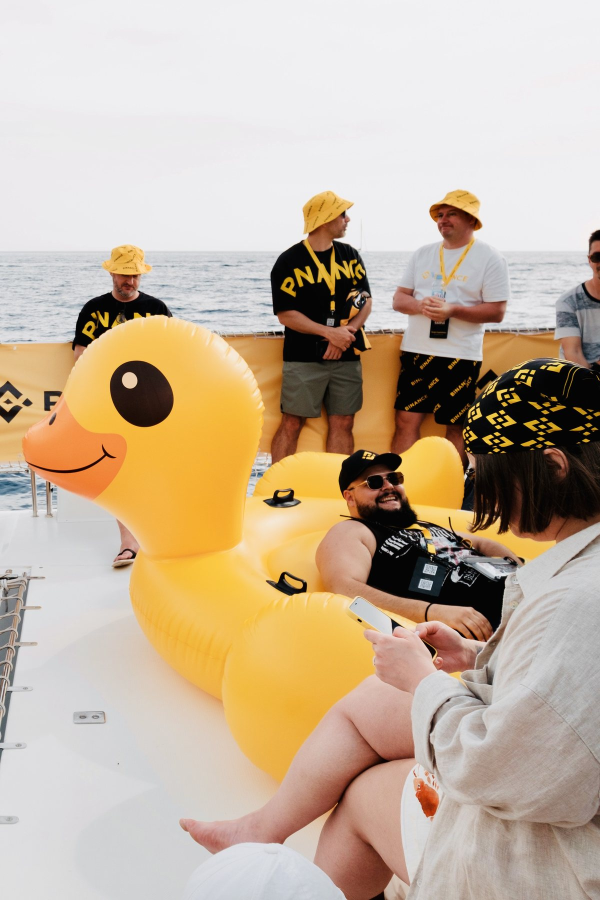
#> input picture backend/media/blog/gallery/binance-campus-budva/binance-campus-budva-01.jpg, 1200 x 1800 px (shown at 1/2 size); its folder holds only this picture in this run
$ python build_event_contact_sheets.py
#> lines starting #> are read from the running program, lines starting #| are printed output that depends on the picture
from pathlib import Path
import math

from PIL import Image, ImageDraw, ImageFont, ImageOps
import pillow_heif


pillow_heif.register_heif_opener()
#> (this line was passed over: pillow_heif is not available in this run)

SOURCE = Path(r"C:\Users\Semir\Desktop\test\ai\event_sources\binance-campus-budva")
OUTPUT = SOURCE / "_contact_sheets"
OUTPUT.mkdir(exist_ok=True)

files = sorted(
    (p for p in SOURCE.iterdir() if p.suffix.lower() in {".heic", ".jpg", ".jpeg"}),
    key=lambda p: p.name.lower(),
)

thumb_w, thumb_h = 300, 225
label_h, gap = 34, 12
cols, rows = 4, 4
page_size = cols * rows
font = ImageFont.load_default(size=18)

for page_index in range(math.ceil(len(files) / page_size)):
    page_files = files[page_index * page_size : (page_index + 1) * page_size]
    canvas = Image.new(
        "RGB",
        (cols * (thumb_w + gap) + gap, rows * (thumb_h + label_h + gap) + gap),
        "#171a1f",
    )
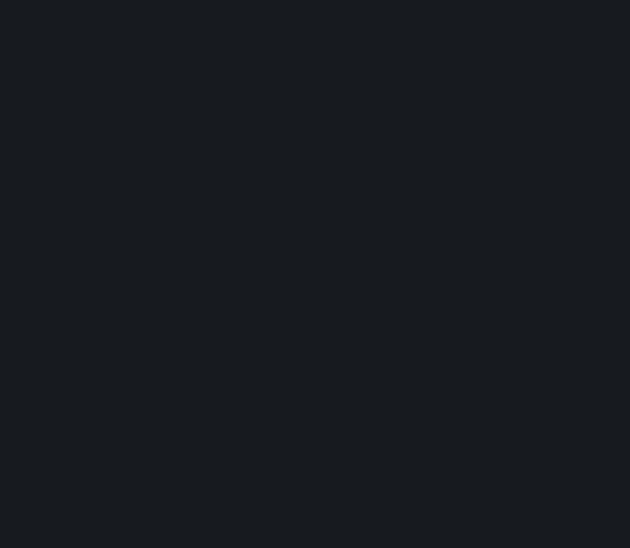
#> canvas: PIL image 1260x1096 RGB (shown at 1/2 size); mean R, G, B 23, 26, 31
    draw = ImageDraw.Draw(canvas)
    for index, path in enumerate(page_files):
        row, col = divmod(index, cols)
        x = gap + col * (thumb_w + gap)
        y = gap + row * (thumb_h + label_h + gap)
        with Image.open(path) as source:
#> source is the input picture: PIL image 1200x1800 RGB; mean R, G, B 197.2, 178.7, 156.7
            source = ImageOps.exif_transpose(source).convert("RGB")
            thumb = ImageOps.fit(source, (thumb_w, thumb_h), Image.Resampling.LANCZOS)
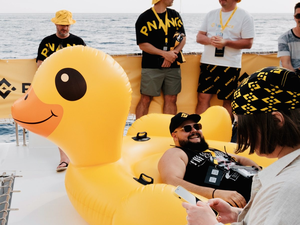
#> thumb: PIL image 300x225 RGB; mean R, G, B 176.1, 148.8, 111.2
        canvas.paste(thumb, (x, y))
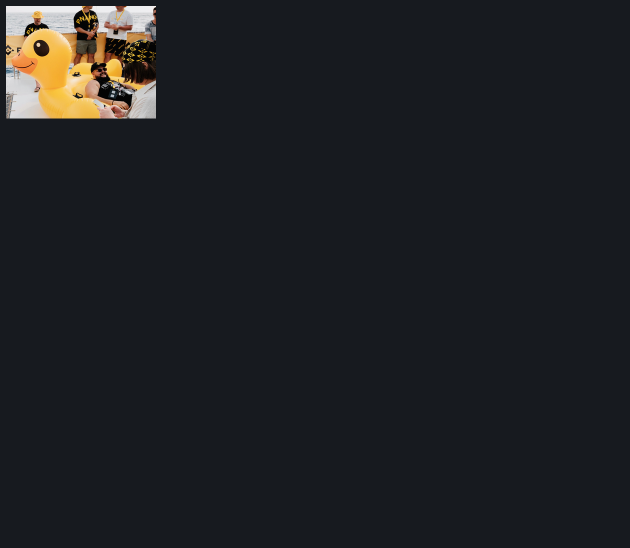
#> canvas: PIL image 1260x1096 RGB (shown at 1/2 size); mean R, G, B 30.5, 32, 34.9
        label = f"{page_index * page_size + index + 1:03d}  {path.name}"
        draw.text((x + 4, y + thumb_h + 7), label, fill="white", font=font)
    canvas.save(OUTPUT / f"contact-{page_index + 1:02d}.jpg", quality=90)
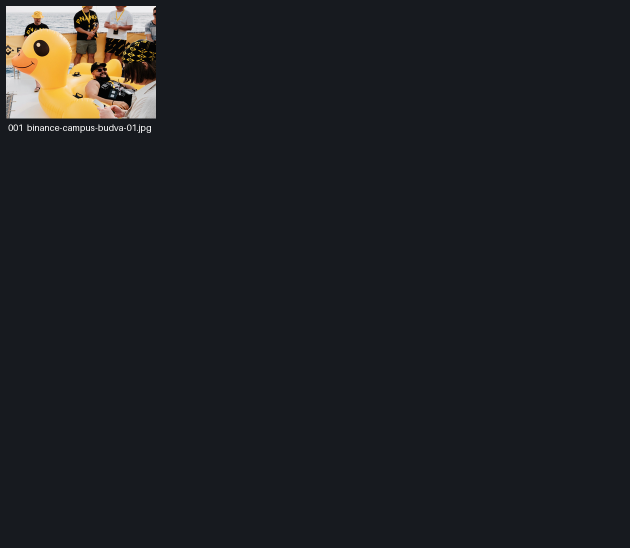
#> saved as contact-01.jpg: PIL image 1260x1096 RGB (shown at 1/2 size); mean R, G, B 30.7, 32.2, 35.1

print(f"Created {math.ceil(len(files) / page_size)} sheets for {len(files)} images in {OUTPUT}")

$ run again, on backend/media/blog/gallery/binance-campus-budva/binance-campus-budva-05.jpg
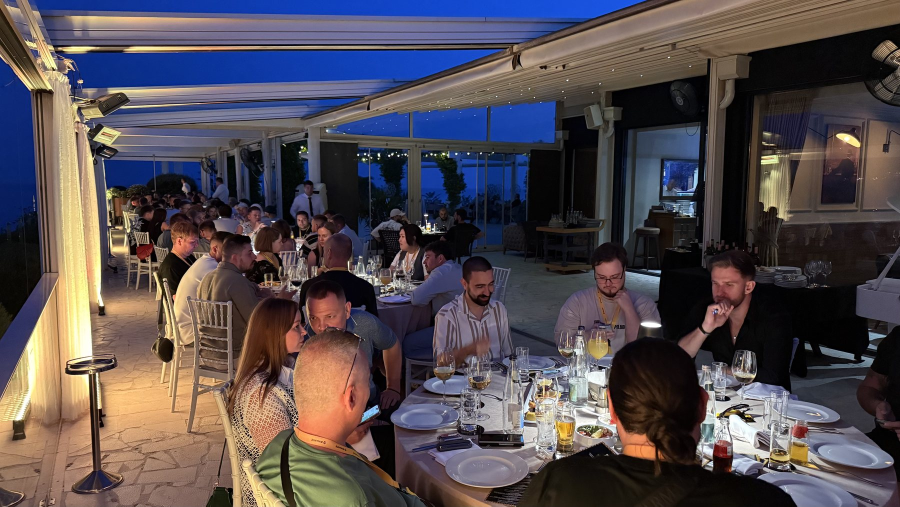
#> input picture backend/media/blog/gallery/binance-campus-budva/binance-campus-budva-05.jpg, 1800 x 1013 px (shown at 1/2 size)
#> source is the input picture: PIL image 1800x1013 RGB; mean R, G, B 84.3, 76.1, 80.8
#> `thumb = ImageOps.fit(source, (thumb_w, thumb_h), Image.Resampling.LANC..`:
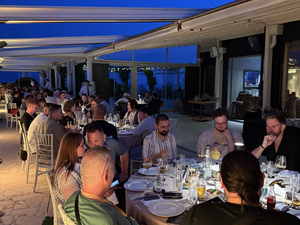
#> thumb: PIL image 300x225 RGB; mean R, G, B 80.6, 73.4, 81.2
#> `canvas.save(OUTPUT / f"contact-{page_index + 1:02d}.jpg", quality=90)`:
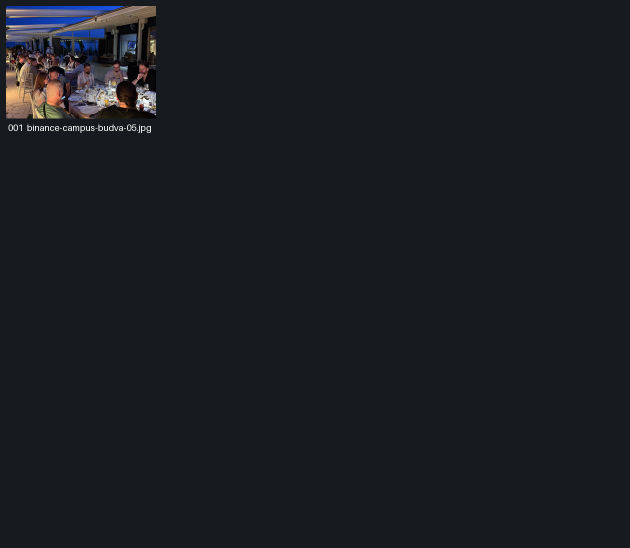
#> saved as contact-01.jpg: PIL image 1260x1096 RGB (shown at 1/2 size); mean R, G, B 26, 28.5, 33.6

$ run again, on backend/media/blog/gallery/binance-campus-budva/binance-campus-budva-07.jpg
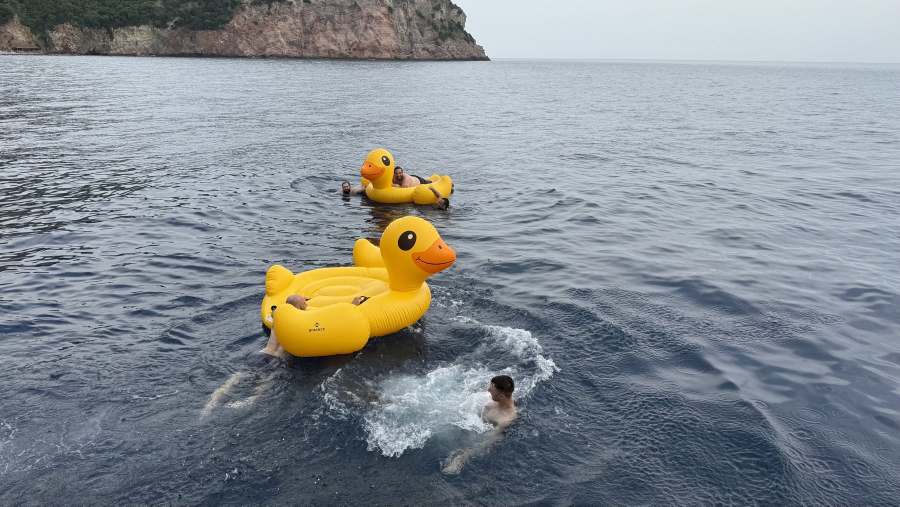
#> input picture backend/media/blog/gallery/binance-campus-budva/binance-campus-budva-07.jpg, 1800 x 1013 px (shown at 1/2 size)
#> source is the input picture: PIL image 1800x1013 RGB; mean R, G, B 133.8, 140.6, 145.9
#> `thumb = ImageOps.fit(source, (thumb_w, thumb_h), Image.Resampling.LANC..`:
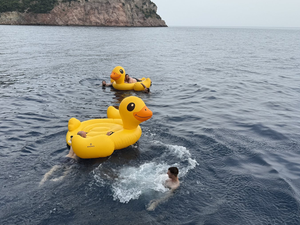
#> thumb: PIL image 300x225 RGB; mean R, G, B 134, 139.8, 142.7
#> `canvas.save(OUTPUT / f"contact-{page_index + 1:02d}.jpg", quality=90)`:
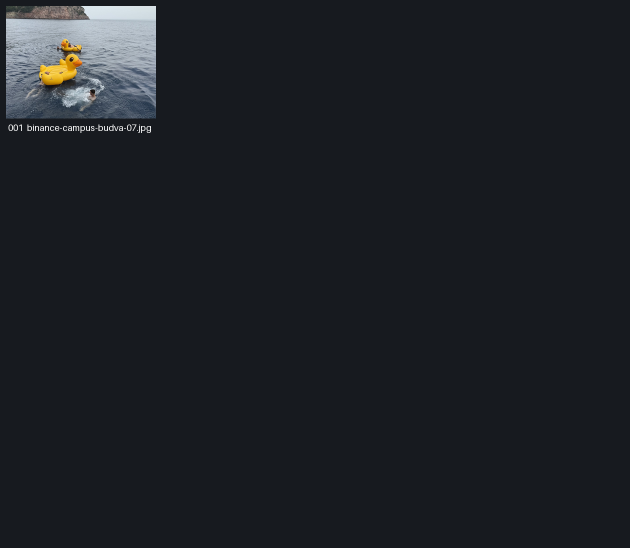
#> saved as contact-01.jpg: PIL image 1260x1096 RGB (shown at 1/2 size); mean R, G, B 28.6, 31.7, 36.6
